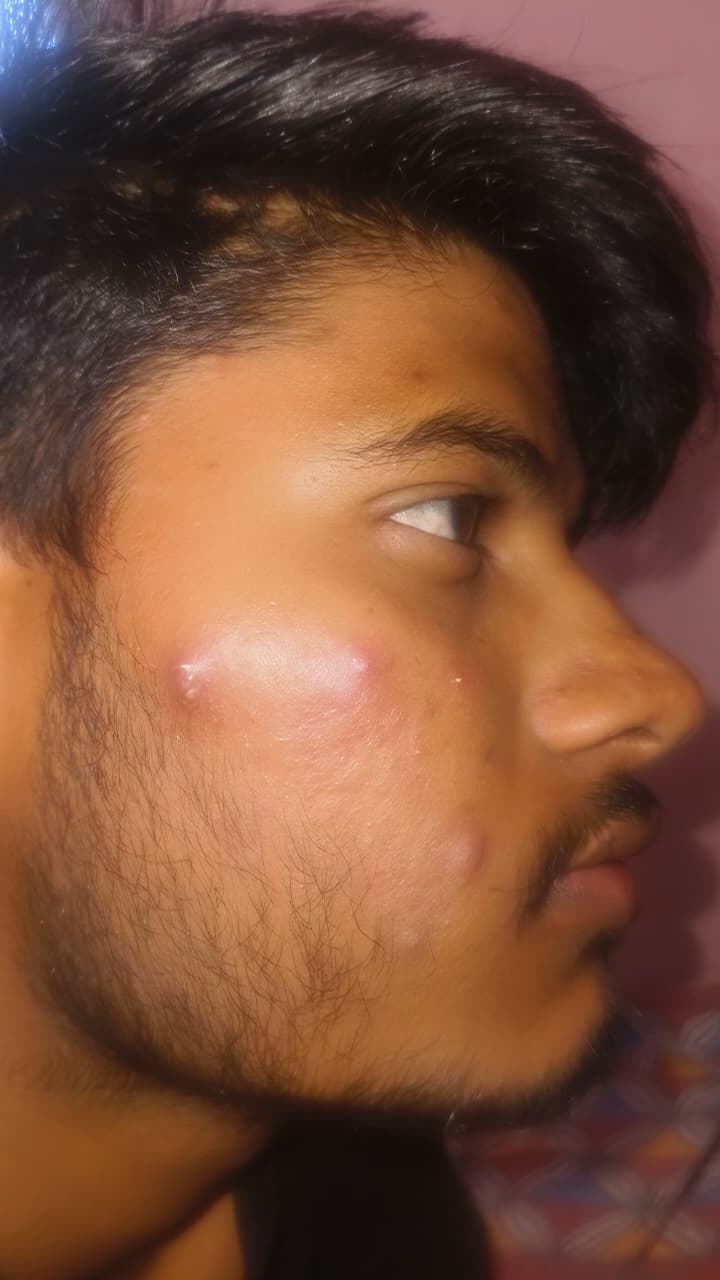
#> input picture sample_images/my_face.jpeg, 720 x 1280 px
$ python -i image_enhancement.py   (imports and definitions only)
#> lines starting #> are read from the running program, lines starting #| are printed output that depends on the picture
"""
DermaNova Image Enhancement & Low-Resolution Preprocessing Module
===================================================================
Applies CLAHE (Contrast-Limited Adaptive Histogram Equalization) and Bicubic
Spatial Upscaling to sub-224px skin crops (e.g. 1,282 low-res acne crops in GlowMix).
"""

import numpy as np
from PIL import Image, ImageEnhance
from typing import Tuple, Union, Optional

try:
    import cv2
    HAS_OPENCV = True
except ImportError:
    HAS_OPENCV = False


class ImageEnhancer:
    def __init__(self, target_size: Tuple[int, int] = (224, 224), clip_limit: float = 2.0, tile_grid_size: Tuple[int, int] = (8, 8)):
        self.target_size = target_size
        self.clip_limit = clip_limit
        self.tile_grid_size = tile_grid_size

    def apply_clahe(self, img_np: np.ndarray) -> np.ndarray:
        """
        Apply Contrast-Limited Adaptive Histogram Equalization (CLAHE)
        to an RGB numpy array (H, W, C).
        """
        if not HAS_OPENCV:
            # Fallback using PIL AutoContrast
            img_pil = Image.fromarray(img_np)
            enhancer = ImageEnhance.Contrast(img_pil)
            return np.array(enhancer.enhance(1.2))

        # Convert RGB to LAB color space
        lab = cv2.cvtColor(img_np, cv2.COLOR_RGB2LAB)
        l, a, b = cv2.split(lab)

        # Apply CLAHE to L-channel
        clahe = cv2.createCLAHE(clipLimit=self.clip_limit, tileGridSize=self.tile_grid_size)
        cl = clahe.apply(l)

        # Merge channels and convert back to RGB
        limg = cv2.merge((cl, a, b))
        return cv2.cvtColor(limg, cv2.COLOR_LAB2RGB)

    def upscale_low_res(self, img_pil: Image.Image) -> Image.Image:
        """
        Apply Bicubic super-resolution upscaling if image dimensions are below target threshold.
        """
        w, h = img_pil.size
        target_w, target_h = self.target_size

        if w < target_w or h < target_h:
            # Use Bicubic resampling for smooth detail preservation
            img_pil = img_pil.resize((target_w, target_h), resample=Image.Resampling.BICUBIC)

        return img_pil

    def preprocess_image(self, img_input: Union[str, Image.Image, np.ndarray]) -> np.ndarray:
        """
        Complete preprocessing pipeline:
        1. Load image
        2. Bicubic upscaling if sub-resolution
        3. CLAHE adaptive contrast enhancement
        4. Target resize
        Returns RGB numpy array of target_size.
        """
#> called with img_input = '../../sample_images/my_face.jpeg'
        if isinstance(img_input, str):
            img_pil = Image.open(img_input).convert("RGB")
#> img_pil is the input picture: PIL image 720x1280 RGB; mean R, G, B 122.6, 79.6, 57.5
        elif isinstance(img_input, np.ndarray):
            img_pil = Image.fromarray(img_input).convert("RGB")
        else:
            img_pil = img_input.convert("RGB")

        # Step 1: Bicubic upscaling if low-res
        img_pil = self.upscale_low_res(img_pil)

        # Step 2: Convert to numpy array
        img_np = np.array(img_pil)

        # Step 3: Apply CLAHE contrast enhancement
        img_enhanced = self.apply_clahe(img_np)
#> in apply_clahe, `lab = cv2.cvtColor(img_np, cv2.COLOR_RGB2LAB)`: lab: shape (1280, 720, 3); mean of channels 0, 1, 2 95.1, 143.5, 147.6
#> in apply_clahe, `l, a, b = cv2.split(lab)`:
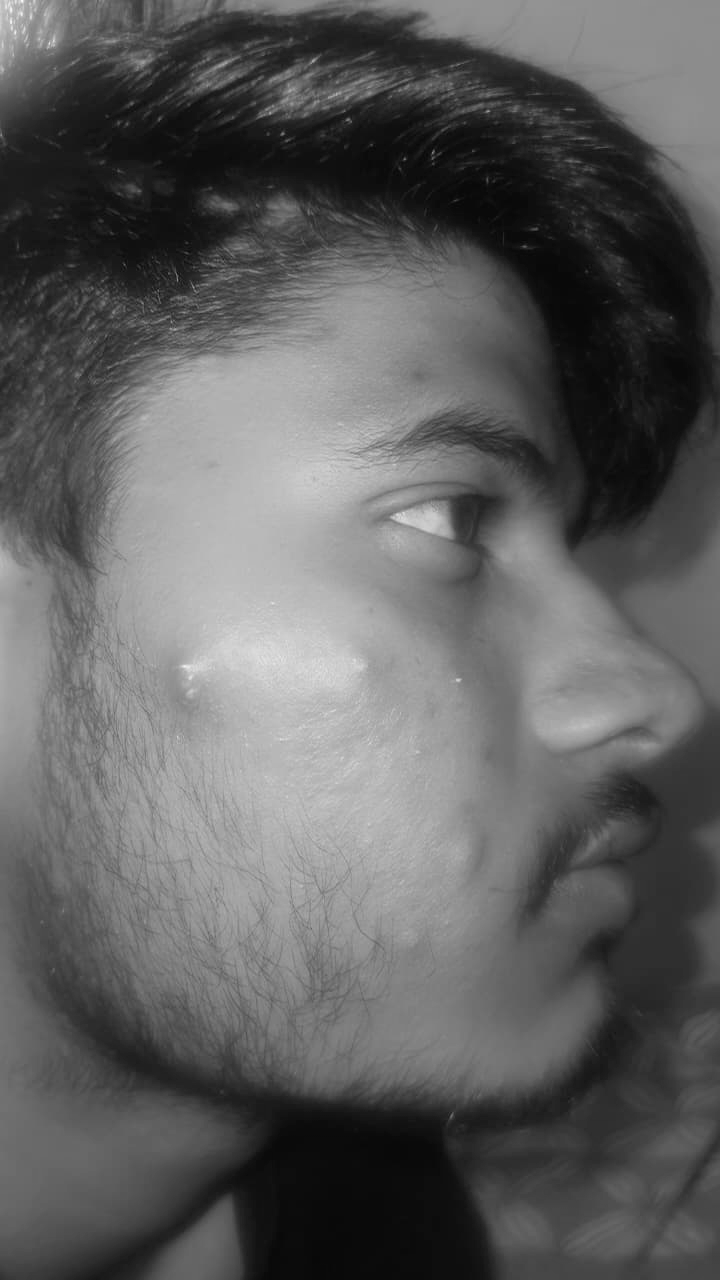
#> l: shape (1280, 720); min 3, max 249, mean 95.1
#> in apply_clahe, `l, a, b = cv2.split(lab)`:
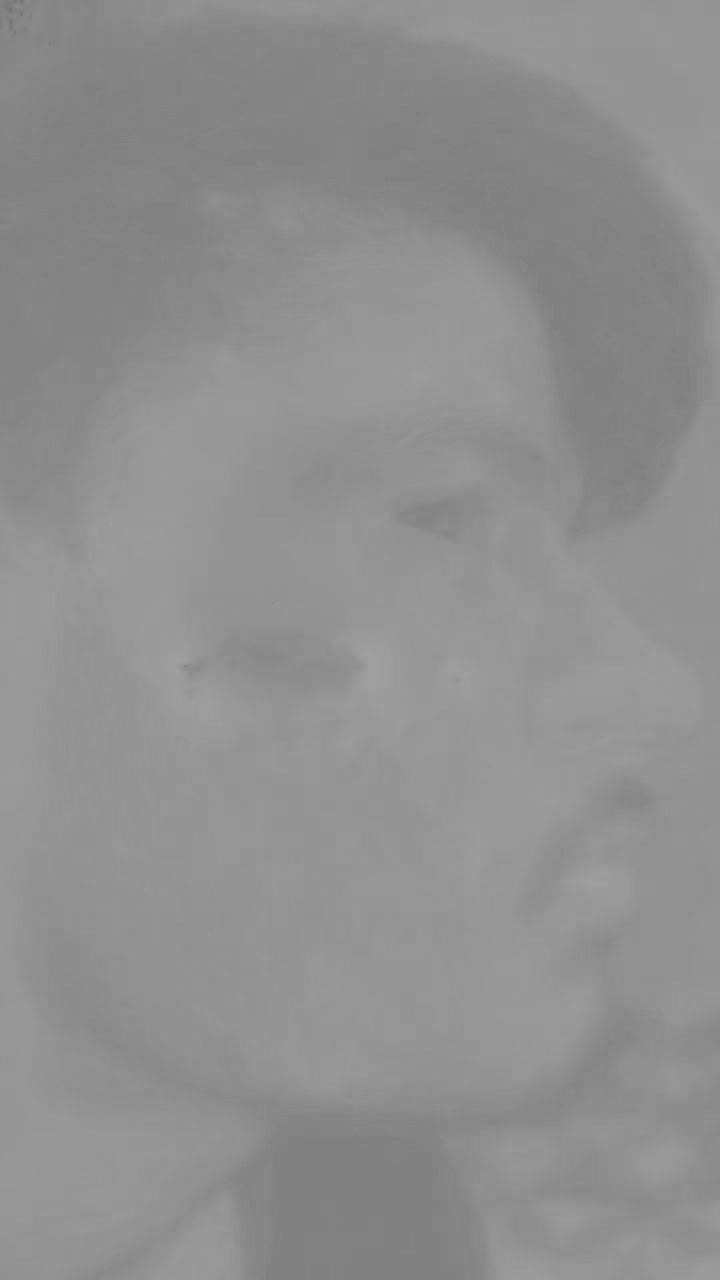
#> a: shape (1280, 720); min 115, max 161, mean 143.5
#> in apply_clahe, `cl = clahe.apply(l)`:
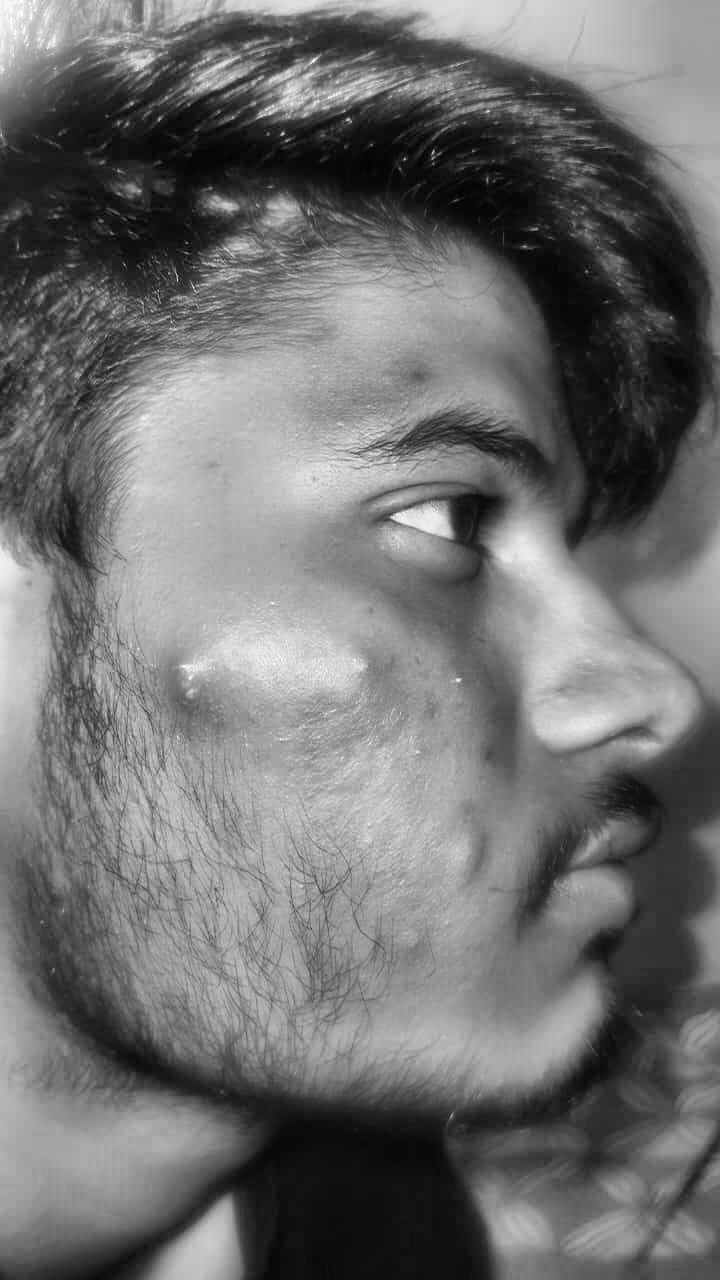
#> cl: shape (1280, 720); min 2, max 254, mean 112.3
#> in apply_clahe, `limg = cv2.merge((cl, a, b))`: limg: shape (1280, 720, 3); mean of channels 0, 1, 2 112.3, 143.5, 147.6
#> in apply_clahe, `return cv2.cvtColor(limg, cv2.COLOR_LAB2RGB)`:
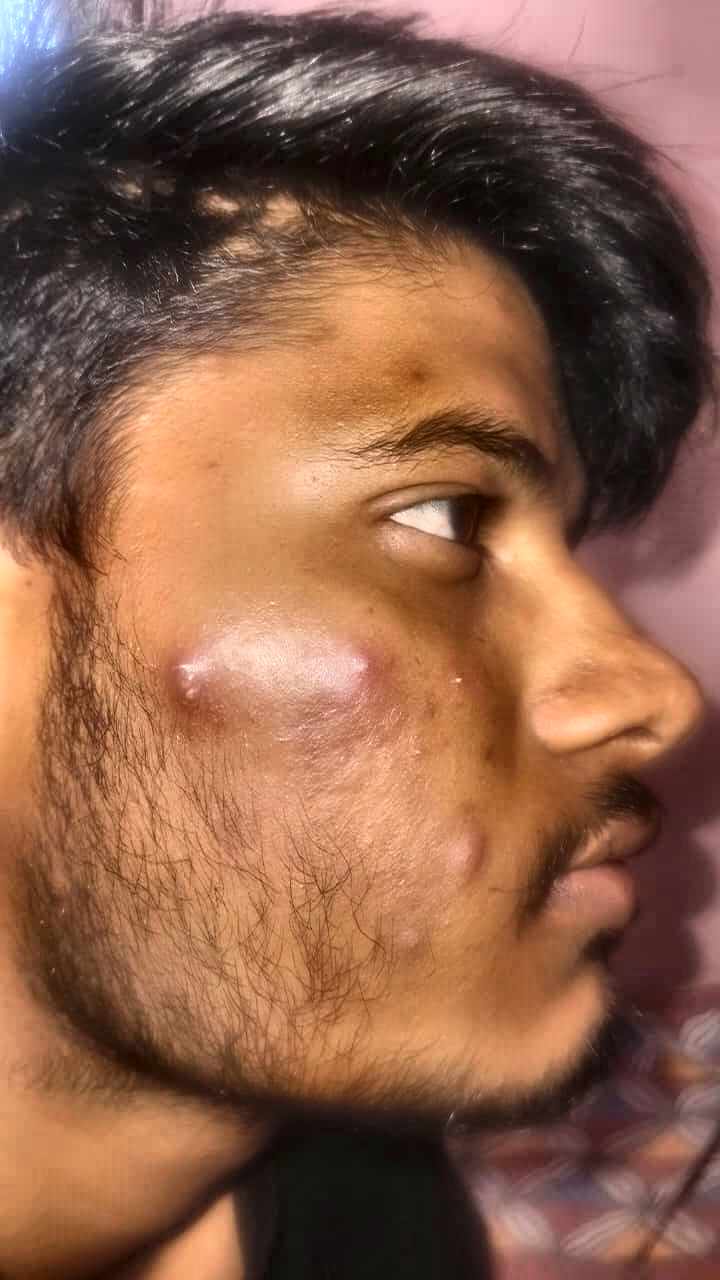
#> returned value: shape (1280, 720, 3); mean R, G, B 140.7, 96.3, 73.5

        # Step 4: Ensure exact target size
        final_pil = Image.fromarray(img_enhanced).resize(self.target_size, resample=Image.Resampling.BICUBIC)
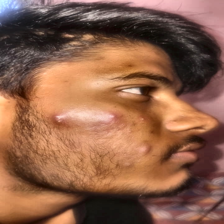
#> final_pil: PIL image 224x224 RGB; mean R, G, B 140.7, 96.3, 73.5
        return np.array(final_pil)

>>> result = ImageEnhancer().preprocess_image('../../sample_images/my_face.jpeg')
